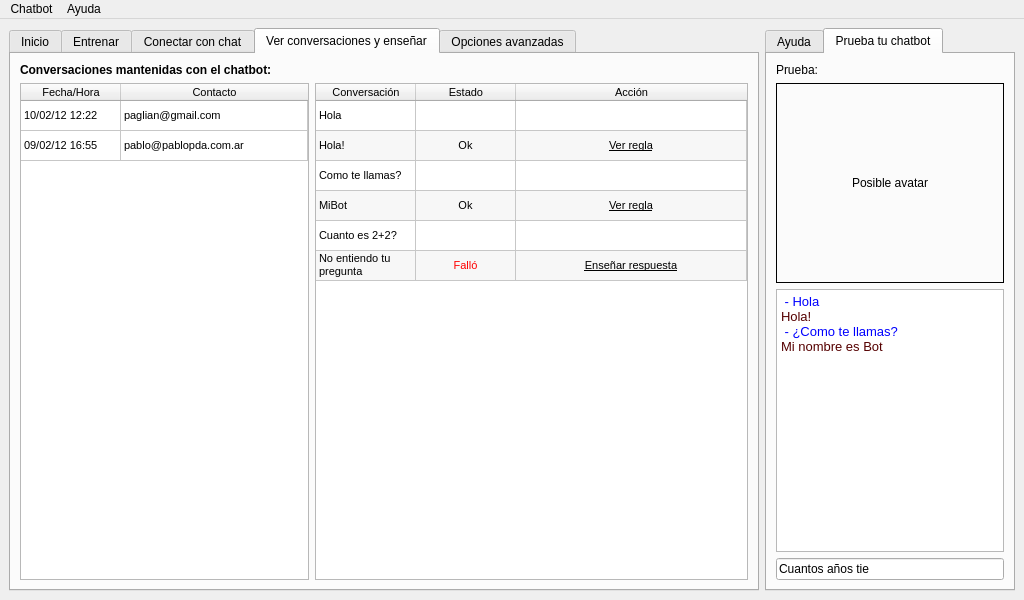
<?xml version="1.0" encoding="UTF-8"?>
<ui version="4.0">
 <class>SadoskyUIPrototype1</class>
 <widget class="QMainWindow" name="SadoskyUIPrototype1">
  <property name="geometry">
   <rect>
    <x>0</x>
    <y>0</y>
    <width>1024</width>
    <height>600</height>
   </rect>
  </property>
  <property name="windowTitle">
   <string>Chatbot</string>
  </property>
  <widget class="QWidget" name="centralwidget">
   <layout class="QGridLayout" name="gridLayout_2" columnstretch="3,1">
    <item row="1" column="0">
     <layout class="QGridLayout" name="gridLayout">
      <item row="0" column="0">
       <widget class="QTabWidget" name="tabWidget">
        <property name="currentIndex">
         <number>3</number>
        </property>
        <widget class="QWidget" name="tab_5">
         <attribute name="title">
          <string>Inicio</string>
         </attribute>
         <layout class="QGridLayout" name="gridLayout_6">
          <item row="0" column="0">
           <layout class="QGridLayout" name="gridLayout_5">
            <property name="horizontalSpacing">
             <number>6</number>
            </property>
            <property name="verticalSpacing">
             <number>12</number>
            </property>
            <item row="0" column="0">
             <widget class="QLabel" name="label_7">
              <property name="font">
               <font>
                <weight>50</weight>
                <bold>false</bold>
               </font>
              </property>
              <property name="text">
               <string>Bievenido! blah blah blah...</string>
              </property>
             </widget>
            </item>
            <item row="1" column="0">
             <spacer name="verticalSpacer_2">
              <property name="orientation">
               <enum>Qt::Vertical</enum>
              </property>
              <property name="sizeType">
               <enum>QSizePolicy::Fixed</enum>
              </property>
              <property name="sizeHint" stdset="0">
               <size>
                <width>20</width>
                <height>40</height>
               </size>
              </property>
             </spacer>
            </item>
            <item row="2" column="0">
             <layout class="QHBoxLayout" name="horizontalLayout_6">
              <item>
               <widget class="QLabel" name="label_8">
                <property name="sizePolicy">
                 <sizepolicy hsizetype="Fixed" vsizetype="Preferred">
                  <horstretch>0</horstretch>
                  <verstretch>0</verstretch>
                 </sizepolicy>
                </property>
                <property name="minimumSize">
                 <size>
                  <width>160</width>
                  <height>0</height>
                 </size>
                </property>
                <property name="baseSize">
                 <size>
                  <width>140</width>
                  <height>0</height>
                 </size>
                </property>
                <property name="text">
                 <string>Tu nombre:</string>
                </property>
               </widget>
              </item>
              <item>
               <widget class="QLineEdit" name="lineEdit_4">
                <property name="sizePolicy">
                 <sizepolicy hsizetype="Fixed" vsizetype="Fixed">
                  <horstretch>0</horstretch>
                  <verstretch>0</verstretch>
                 </sizepolicy>
                </property>
                <property name="minimumSize">
                 <size>
                  <width>200</width>
                  <height>0</height>
                 </size>
                </property>
                <property name="maximumSize">
                 <size>
                  <width>300</width>
                  <height>16777215</height>
                 </size>
                </property>
                <property name="baseSize">
                 <size>
                  <width>300</width>
                  <height>0</height>
                 </size>
                </property>
                <property name="text">
                 <string>Andres Pagliano</string>
                </property>
               </widget>
              </item>
              <item>
               <spacer name="horizontalSpacer_3">
                <property name="orientation">
                 <enum>Qt::Horizontal</enum>
                </property>
                <property name="sizeHint" stdset="0">
                 <size>
                  <width>40</width>
                  <height>20</height>
                 </size>
                </property>
               </spacer>
              </item>
             </layout>
            </item>
            <item row="3" column="0">
             <layout class="QHBoxLayout" name="horizontalLayout_7">
              <property name="spacing">
               <number>6</number>
              </property>
              <item>
               <widget class="QLabel" name="label_9">
                <property name="sizePolicy">
                 <sizepolicy hsizetype="Fixed" vsizetype="Preferred">
                  <horstretch>0</horstretch>
                  <verstretch>0</verstretch>
                 </sizepolicy>
                </property>
                <property name="minimumSize">
                 <size>
                  <width>160</width>
                  <height>0</height>
                 </size>
                </property>
                <property name="baseSize">
                 <size>
                  <width>140</width>
                  <height>0</height>
                 </size>
                </property>
                <property name="text">
                 <string>Nombre del chatbot:</string>
                </property>
               </widget>
              </item>
              <item>
               <widget class="QLineEdit" name="lineEdit_5">
                <property name="sizePolicy">
                 <sizepolicy hsizetype="Fixed" vsizetype="Fixed">
                  <horstretch>0</horstretch>
                  <verstretch>0</verstretch>
                 </sizepolicy>
                </property>
                <property name="minimumSize">
                 <size>
                  <width>200</width>
                  <height>0</height>
                 </size>
                </property>
                <property name="maximumSize">
                 <size>
                  <width>300</width>
                  <height>16777215</height>
                 </size>
                </property>
                <property name="baseSize">
                 <size>
                  <width>300</width>
                  <height>0</height>
                 </size>
                </property>
                <property name="text">
                 <string>MiBot</string>
                </property>
               </widget>
              </item>
              <item>
               <spacer name="horizontalSpacer_4">
                <property name="orientation">
                 <enum>Qt::Horizontal</enum>
                </property>
                <property name="sizeHint" stdset="0">
                 <size>
                  <width>40</width>
                  <height>20</height>
                 </size>
                </property>
               </spacer>
              </item>
             </layout>
            </item>
            <item row="8" column="0">
             <spacer name="verticalSpacer">
              <property name="orientation">
               <enum>Qt::Vertical</enum>
              </property>
              <property name="sizeHint" stdset="0">
               <size>
                <width>20</width>
                <height>40</height>
               </size>
              </property>
             </spacer>
            </item>
            <item row="6" column="0">
             <widget class="QSlider" name="horizontalSlider">
              <property name="maximum">
               <number>1000</number>
              </property>
              <property name="orientation">
               <enum>Qt::Horizontal</enum>
              </property>
              <property name="tickPosition">
               <enum>QSlider::TicksBelow</enum>
              </property>
              <property name="tickInterval">
               <number>200</number>
              </property>
             </widget>
            </item>
            <item row="4" column="0">
             <spacer name="verticalSpacer_5">
              <property name="orientation">
               <enum>Qt::Vertical</enum>
              </property>
              <property name="sizeType">
               <enum>QSizePolicy::Fixed</enum>
              </property>
              <property name="sizeHint" stdset="0">
               <size>
                <width>20</width>
                <height>40</height>
               </size>
              </property>
             </spacer>
            </item>
            <item row="5" column="0">
             <widget class="QLabel" name="label_14">
              <property name="text">
               <string>Flexibilidad del chatbot para encontrar respuestas:</string>
              </property>
             </widget>
            </item>
            <item row="7" column="0">
             <layout class="QHBoxLayout" name="horizontalLayout">
              <item>
               <widget class="QLabel" name="label_15">
                <property name="text">
                 <string>Flexible</string>
                </property>
               </widget>
              </item>
              <item>
               <spacer name="horizontalSpacer_5">
                <property name="orientation">
                 <enum>Qt::Horizontal</enum>
                </property>
                <property name="sizeHint" stdset="0">
                 <size>
                  <width>40</width>
                  <height>20</height>
                 </size>
                </property>
               </spacer>
              </item>
              <item>
               <widget class="QLabel" name="label_16">
                <property name="text">
                 <string>Rígido</string>
                </property>
               </widget>
              </item>
             </layout>
            </item>
           </layout>
          </item>
         </layout>
        </widget>
        <widget class="QWidget" name="tab">
         <attribute name="title">
          <string>Entrenar</string>
         </attribute>
         <layout class="QGridLayout" name="gridLayout_4">
          <item row="0" column="2">
           <layout class="QGridLayout" name="gridLayout_3" columnstretch="1,1,0,4">
            <item row="1" column="0" rowspan="10" colspan="2">
             <widget class="QTreeWidget" name="treeWidget">
              <property name="mouseTracking">
               <bool>true</bool>
              </property>
              <column>
               <property name="text">
                <string>Reglas</string>
               </property>
              </column>
              <item>
               <property name="text">
                <string>Saludos</string>
               </property>
               <item>
                <property name="text">
                 <string>Hola</string>
                </property>
               </item>
               <item>
                <property name="text">
                 <string>Buen día</string>
                </property>
               </item>
               <item>
                <property name="text">
                 <string>Buenas tardes</string>
                </property>
               </item>
              </item>
              <item>
               <property name="text">
                <string>Preguntas Personales</string>
               </property>
               <item>
                <property name="text">
                 <string>¿Cuál es tu nombre?</string>
                </property>
               </item>
               <item>
                <property name="text">
                 <string>¿Cuantos años tienes?</string>
                </property>
               </item>
              </item>
             </widget>
            </item>
            <item row="0" column="2" rowspan="13">
             <spacer name="horizontalSpacer">
              <property name="orientation">
               <enum>Qt::Horizontal</enum>
              </property>
              <property name="sizeType">
               <enum>QSizePolicy::Fixed</enum>
              </property>
              <property name="sizeHint" stdset="0">
               <size>
                <width>10</width>
                <height>20</height>
               </size>
              </property>
             </spacer>
            </item>
            <item row="0" column="0" colspan="2">
             <layout class="QHBoxLayout" name="horizontalLayout_3">
              <item>
               <widget class="QToolButton" name="toolButton_3">
                <property name="toolTip">
                 <string>Agregar regla</string>
                </property>
                <property name="text">
                 <string>+R</string>
                </property>
               </widget>
              </item>
              <item>
               <widget class="QToolButton" name="toolButton">
                <property name="toolTip">
                 <string>Borrar regla</string>
                </property>
                <property name="text">
                 <string> - R</string>
                </property>
               </widget>
              </item>
              <item>
               <widget class="QToolButton" name="toolButton_2">
                <property name="toolTip">
                 <string>Agregar categoría</string>
                </property>
                <property name="text">
                 <string>+C</string>
                </property>
               </widget>
              </item>
              <item>
               <widget class="QToolButton" name="toolButton_4">
                <property name="toolTip">
                 <string>Borrar categoría</string>
                </property>
                <property name="text">
                 <string>-C</string>
                </property>
               </widget>
              </item>
              <item>
               <spacer name="horizontalSpacer_2">
                <property name="orientation">
                 <enum>Qt::Horizontal</enum>
                </property>
                <property name="sizeHint" stdset="0">
                 <size>
                  <width>40</width>
                  <height>20</height>
                 </size>
                </property>
               </spacer>
              </item>
             </layout>
            </item>
            <item row="0" column="3">
             <widget class="QLabel" name="label">
              <property name="text">
               <string>Si el usuario escribe:</string>
              </property>
             </widget>
            </item>
            <item row="1" column="3">
             <widget class="QLineEdit" name="lineEdit">
              <property name="mouseTracking">
               <bool>true</bool>
              </property>
              <property name="text">
               <string>¿Cuál es tu nombre?</string>
              </property>
             </widget>
            </item>
            <item row="2" column="3">
             <widget class="QLabel" name="label_2">
              <property name="text">
               <string>O alguna de de las variantes:</string>
              </property>
             </widget>
            </item>
            <item row="4" column="3">
             <widget class="QLabel" name="label_3">
              <property name="text">
               <string>El chatbot responde:</string>
              </property>
             </widget>
            </item>
            <item row="5" column="3" rowspan="8">
             <widget class="QPlainTextEdit" name="plainTextEdit2">
              <property name="mouseTracking">
               <bool>true</bool>
              </property>
              <property name="plainText">
               <string>Mi nombre es MiBot</string>
              </property>
             </widget>
            </item>
            <item row="11" column="0" rowspan="2" colspan="2">
             <layout class="QHBoxLayout" name="horizontalLayout_4">
              <item>
               <widget class="QLabel" name="label_6">
                <property name="sizePolicy">
                 <sizepolicy hsizetype="Minimum" vsizetype="Preferred">
                  <horstretch>0</horstretch>
                  <verstretch>0</verstretch>
                 </sizepolicy>
                </property>
                <property name="text">
                 <string>Buscar regla:</string>
                </property>
               </widget>
              </item>
              <item>
               <widget class="QLineEdit" name="lineEdit_3"/>
              </item>
             </layout>
            </item>
            <item row="3" column="3">
             <widget class="QPlainTextEdit" name="plainTextEdit">
              <property name="mouseTracking">
               <bool>true</bool>
              </property>
              <property name="plainText">
               <string>¿Como te llamas?
¿Que nombre tienes?
¿Que nombre tenés?</string>
              </property>
             </widget>
            </item>
           </layout>
          </item>
         </layout>
        </widget>
        <widget class="QWidget" name="tab_2">
         <attribute name="title">
          <string>Conectar con chat</string>
         </attribute>
         <layout class="QGridLayout" name="gridLayout_8">
          <item row="0" column="0">
           <layout class="QGridLayout" name="gridLayout_7">
            <item row="1" column="0">
             <widget class="QRadioButton" name="radioButton">
              <property name="text">
               <string>Facebook</string>
              </property>
              <property name="checked">
               <bool>true</bool>
              </property>
             </widget>
            </item>
            <item row="2" column="0">
             <widget class="QRadioButton" name="radioButton_2">
              <property name="text">
               <string>Google Talk</string>
              </property>
             </widget>
            </item>
            <item row="3" column="0">
             <widget class="QRadioButton" name="radioButton_3">
              <property name="text">
               <string>Otro Servidor XMPP</string>
              </property>
             </widget>
            </item>
            <item row="6" column="0">
             <spacer name="verticalSpacer_3">
              <property name="orientation">
               <enum>Qt::Vertical</enum>
              </property>
              <property name="sizeHint" stdset="0">
               <size>
                <width>20</width>
                <height>40</height>
               </size>
              </property>
             </spacer>
            </item>
            <item row="0" column="0">
             <widget class="QLabel" name="label_10">
              <property name="font">
               <font>
                <weight>75</weight>
                <bold>true</bold>
               </font>
              </property>
              <property name="text">
               <string>Conectar con chat:</string>
              </property>
             </widget>
            </item>
            <item row="5" column="0">
             <layout class="QHBoxLayout" name="horizontalLayout_8">
              <item>
               <widget class="QLabel" name="label_12">
                <property name="text">
                 <string>Usuario:</string>
                </property>
               </widget>
              </item>
              <item>
               <widget class="QLineEdit" name="lineEdit_6">
                <property name="text">
                 <string>user</string>
                </property>
               </widget>
              </item>
              <item>
               <widget class="QLabel" name="label_11">
                <property name="text">
                 <string>Contraseña:</string>
                </property>
               </widget>
              </item>
              <item>
               <widget class="QLineEdit" name="lineEdit_7">
                <property name="text">
                 <string>xxxxx</string>
                </property>
                <property name="echoMode">
                 <enum>QLineEdit::Password</enum>
                </property>
               </widget>
              </item>
              <item>
               <widget class="QPushButton" name="pushButton">
                <property name="text">
                 <string>Conectar</string>
                </property>
               </widget>
              </item>
             </layout>
            </item>
            <item row="4" column="0">
             <spacer name="verticalSpacer_4">
              <property name="orientation">
               <enum>Qt::Vertical</enum>
              </property>
              <property name="sizeType">
               <enum>QSizePolicy::Fixed</enum>
              </property>
              <property name="sizeHint" stdset="0">
               <size>
                <width>20</width>
                <height>40</height>
               </size>
              </property>
             </spacer>
            </item>
           </layout>
          </item>
         </layout>
        </widget>
        <widget class="QWidget" name="tab_3">
         <attribute name="title">
          <string>Ver conversaciones y enseñar</string>
         </attribute>
         <layout class="QGridLayout" name="gridLayout_9">
          <item row="0" column="0">
           <layout class="QGridLayout" name="gridLayout_10" columnstretch="2,3">
            <item row="1" column="0">
             <widget class="QTableWidget" name="tableWidget">
              <property name="font">
               <font>
                <pointsize>8</pointsize>
               </font>
              </property>
              <property name="selectionMode">
               <enum>QAbstractItemView::SingleSelection</enum>
              </property>
              <property name="selectionBehavior">
               <enum>QAbstractItemView::SelectRows</enum>
              </property>
              <attribute name="horizontalHeaderStretchLastSection">
               <bool>true</bool>
              </attribute>
              <attribute name="verticalHeaderVisible">
               <bool>false</bool>
              </attribute>
              <row>
               <property name="text">
                <string>New Row</string>
               </property>
              </row>
              <row>
               <property name="text">
                <string>New Row</string>
               </property>
              </row>
              <column>
               <property name="text">
                <string>Fecha/Hora</string>
               </property>
              </column>
              <column>
               <property name="text">
                <string>Contacto</string>
               </property>
              </column>
              <item row="0" column="0">
               <property name="text">
                <string>10/02/12 12:22</string>
               </property>
              </item>
              <item row="0" column="1">
               <property name="text">
                <string>paglian@gmail.com</string>
               </property>
              </item>
              <item row="1" column="0">
               <property name="text">
                <string>09/02/12 16:55</string>
               </property>
              </item>
              <item row="1" column="1">
               <property name="text">
                <string>pablo@pablopda.com.ar</string>
               </property>
              </item>
             </widget>
            </item>
            <item row="0" column="0" colspan="2">
             <widget class="QLabel" name="label_13">
              <property name="font">
               <font>
                <weight>75</weight>
                <bold>true</bold>
               </font>
              </property>
              <property name="text">
               <string>Conversaciones mantenidas con el chatbot:</string>
              </property>
             </widget>
            </item>
            <item row="1" column="1">
             <widget class="QTableWidget" name="tableWidget2">
              <property name="font">
               <font>
                <pointsize>8</pointsize>
               </font>
              </property>
              <property name="horizontalScrollBarPolicy">
               <enum>Qt::ScrollBarAlwaysOff</enum>
              </property>
              <property name="editTriggers">
               <set>QAbstractItemView::NoEditTriggers</set>
              </property>
              <property name="alternatingRowColors">
               <bool>true</bool>
              </property>
              <property name="selectionMode">
               <enum>QAbstractItemView::NoSelection</enum>
              </property>
              <attribute name="horizontalHeaderStretchLastSection">
               <bool>true</bool>
              </attribute>
              <attribute name="verticalHeaderVisible">
               <bool>false</bool>
              </attribute>
              <row>
               <property name="text">
                <string>Contacto</string>
               </property>
              </row>
              <row>
               <property name="text">
                <string>Chatbot</string>
               </property>
              </row>
              <row>
               <property name="text">
                <string>Contacto</string>
               </property>
              </row>
              <row>
               <property name="text">
                <string>Chatbot</string>
               </property>
              </row>
              <row>
               <property name="text">
                <string>Contacto</string>
               </property>
              </row>
              <row>
               <property name="text">
                <string>Chatbot</string>
               </property>
              </row>
              <column>
               <property name="text">
                <string>Conversación</string>
               </property>
              </column>
              <column>
               <property name="text">
                <string>Estado</string>
               </property>
              </column>
              <column>
               <property name="text">
                <string>Acción</string>
               </property>
              </column>
              <item row="0" column="0">
               <property name="text">
                <string>Hola</string>
               </property>
              </item>
              <item row="0" column="1">
               <property name="text">
                <string/>
               </property>
              </item>
              <item row="0" column="2">
               <property name="text">
                <string/>
               </property>
              </item>
              <item row="1" column="0">
               <property name="text">
                <string>Hola!</string>
               </property>
              </item>
              <item row="1" column="1">
               <property name="text">
                <string>Ok</string>
               </property>
               <property name="textAlignment">
                <set>AlignHCenter|AlignVCenter|AlignCenter</set>
               </property>
               <property name="foreground">
                <brush brushstyle="NoBrush">
                 <color alpha="255">
                  <red>85</red>
                  <green>170</green>
                  <blue>0</blue>
                 </color>
                </brush>
               </property>
              </item>
              <item row="1" column="2">
               <property name="text">
                <string>Ver regla</string>
               </property>
               <property name="font">
                <font>
                 <underline>true</underline>
                </font>
               </property>
               <property name="textAlignment">
                <set>AlignHCenter|AlignVCenter|AlignCenter</set>
               </property>
               <property name="foreground">
                <brush brushstyle="NoBrush">
                 <color alpha="255">
                  <red>0</red>
                  <green>0</green>
                  <blue>255</blue>
                 </color>
                </brush>
               </property>
              </item>
              <item row="2" column="0">
               <property name="text">
                <string>Como te llamas?</string>
               </property>
              </item>
              <item row="2" column="2">
               <property name="text">
                <string/>
               </property>
               <property name="foreground">
                <brush brushstyle="NoBrush">
                 <color alpha="255">
                  <red>0</red>
                  <green>0</green>
                  <blue>255</blue>
                 </color>
                </brush>
               </property>
              </item>
              <item row="3" column="0">
               <property name="text">
                <string>MiBot</string>
               </property>
              </item>
              <item row="3" column="1">
               <property name="text">
                <string>Ok</string>
               </property>
               <property name="textAlignment">
                <set>AlignHCenter|AlignVCenter|AlignCenter</set>
               </property>
               <property name="foreground">
                <brush brushstyle="NoBrush">
                 <color alpha="255">
                  <red>85</red>
                  <green>170</green>
                  <blue>0</blue>
                 </color>
                </brush>
               </property>
              </item>
              <item row="3" column="2">
               <property name="text">
                <string>Ver regla</string>
               </property>
               <property name="font">
                <font>
                 <underline>true</underline>
                </font>
               </property>
               <property name="textAlignment">
                <set>AlignHCenter|AlignVCenter|AlignCenter</set>
               </property>
               <property name="foreground">
                <brush brushstyle="NoBrush">
                 <color alpha="255">
                  <red>0</red>
                  <green>0</green>
                  <blue>255</blue>
                 </color>
                </brush>
               </property>
              </item>
              <item row="4" column="0">
               <property name="text">
                <string>Cuanto es 2+2?</string>
               </property>
              </item>
              <item row="5" column="0">
               <property name="text">
                <string>No entiendo tu pregunta</string>
               </property>
              </item>
              <item row="5" column="1">
               <property name="text">
                <string>Falló</string>
               </property>
               <property name="textAlignment">
                <set>AlignHCenter|AlignVCenter|AlignCenter</set>
               </property>
               <property name="background">
                <brush brushstyle="NoBrush">
                 <color alpha="255">
                  <red>0</red>
                  <green>0</green>
                  <blue>0</blue>
                 </color>
                </brush>
               </property>
               <property name="foreground">
                <brush brushstyle="SolidPattern">
                 <color alpha="255">
                  <red>255</red>
                  <green>0</green>
                  <blue>0</blue>
                 </color>
                </brush>
               </property>
              </item>
              <item row="5" column="2">
               <property name="text">
                <string>Enseñar respuesta</string>
               </property>
               <property name="font">
                <font>
                 <underline>true</underline>
                </font>
               </property>
               <property name="textAlignment">
                <set>AlignHCenter|AlignVCenter|AlignCenter</set>
               </property>
               <property name="foreground">
                <brush brushstyle="NoBrush">
                 <color alpha="255">
                  <red>0</red>
                  <green>0</green>
                  <blue>255</blue>
                 </color>
                </brush>
               </property>
              </item>
             </widget>
            </item>
           </layout>
          </item>
         </layout>
        </widget>
        <widget class="QWidget" name="tab_6">
         <attribute name="title">
          <string>Opciones avanzadas</string>
         </attribute>
        </widget>
       </widget>
      </item>
     </layout>
    </item>
    <item row="1" column="1">
     <widget class="QTabWidget" name="verticalTabWidget">
      <property name="currentIndex">
       <number>1</number>
      </property>
      <widget class="QWidget" name="tab_4">
       <attribute name="title">
        <string>Ayuda</string>
       </attribute>
       <widget class="QLabel" name="label_5">
        <property name="geometry">
         <rect>
          <x>10</x>
          <y>10</y>
          <width>221</width>
          <height>221</height>
         </rect>
        </property>
        <property name="text">
         <string>La ayuda se actualiza en esta zona a medida que el usuario mueve el mouse sobre los controles</string>
        </property>
        <property name="alignment">
         <set>Qt::AlignLeading|Qt::AlignLeft|Qt::AlignTop</set>
        </property>
        <property name="wordWrap">
         <bool>true</bool>
        </property>
       </widget>
      </widget>
      <widget class="QWidget" name="verticalTabWidgetPage1">
       <attribute name="title">
        <string>Prueba tu chatbot</string>
       </attribute>
       <layout class="QVBoxLayout" name="verticalLayout">
        <item>
         <widget class="QLabel" name="label_4">
          <property name="text">
           <string>Prueba:</string>
          </property>
         </widget>
        </item>
        <item>
         <widget class="QLabel" name="label_17">
          <property name="minimumSize">
           <size>
            <width>0</width>
            <height>200</height>
           </size>
          </property>
          <property name="frameShape">
           <enum>QFrame::Box</enum>
          </property>
          <property name="frameShadow">
           <enum>QFrame::Plain</enum>
          </property>
          <property name="text">
           <string>Posible avatar</string>
          </property>
          <property name="alignment">
           <set>Qt::AlignCenter</set>
          </property>
         </widget>
        </item>
        <item>
         <widget class="QTextEdit" name="textEdit_2">
          <property name="readOnly">
           <bool>true</bool>
          </property>
          <property name="html">
           <string>&lt;!DOCTYPE HTML PUBLIC &quot;-//W3C//DTD HTML 4.0//EN&quot; &quot;http://www.w3.org/TR/REC-html40/strict.dtd&quot;&gt;
&lt;html&gt;&lt;head&gt;&lt;meta name=&quot;qrichtext&quot; content=&quot;1&quot; /&gt;&lt;style type=&quot;text/css&quot;&gt;
p, li { white-space: pre-wrap; }
&lt;/style&gt;&lt;/head&gt;&lt;body style=&quot; font-family:'Cantarell'; font-size:10pt; font-weight:400; font-style:normal;&quot;&gt;
&lt;p style=&quot; margin-top:0px; margin-bottom:0px; margin-left:0px; margin-right:0px; -qt-block-indent:0; text-indent:0px;&quot;&gt;&lt;span style=&quot; color:#0000ff;&quot;&gt; - Hola&lt;/span&gt;&lt;/p&gt;
&lt;p style=&quot; margin-top:0px; margin-bottom:0px; margin-left:0px; margin-right:0px; -qt-block-indent:0; text-indent:0px;&quot;&gt;&lt;span style=&quot; color:#550000;&quot;&gt;Hola!&lt;/span&gt;&lt;/p&gt;
&lt;p style=&quot; margin-top:0px; margin-bottom:0px; margin-left:0px; margin-right:0px; -qt-block-indent:0; text-indent:0px;&quot;&gt;&lt;span style=&quot; color:#0000ff;&quot;&gt; - ¿Como te llamas?&lt;/span&gt;&lt;/p&gt;
&lt;p style=&quot; margin-top:0px; margin-bottom:0px; margin-left:0px; margin-right:0px; -qt-block-indent:0; text-indent:0px;&quot;&gt;&lt;span style=&quot; color:#550000;&quot;&gt;Mi nombre es Bot&lt;/span&gt;&lt;/p&gt;&lt;/body&gt;&lt;/html&gt;</string>
          </property>
         </widget>
        </item>
        <item>
         <widget class="QLineEdit" name="lineEdit_2">
          <property name="text">
           <string>Cuantos años tie</string>
          </property>
         </widget>
        </item>
       </layout>
      </widget>
     </widget>
    </item>
   </layout>
  </widget>
  <widget class="QMenuBar" name="menubar">
   <property name="geometry">
    <rect>
     <x>0</x>
     <y>0</y>
     <width>1024</width>
     <height>27</height>
    </rect>
   </property>
   <widget class="QMenu" name="menuArchivo">
    <property name="title">
     <string>Chatbot</string>
    </property>
    <addaction name="actionAbrir"/>
    <addaction name="actionGuardar"/>
    <addaction name="actionGuardar_como"/>
    <addaction name="separator"/>
    <addaction name="actionSalir"/>
   </widget>
   <widget class="QMenu" name="menuAyuda">
    <property name="title">
     <string>Ayuda</string>
    </property>
    <addaction name="actionMostrar_ayuda"/>
    <addaction name="actionReportar_un_error"/>
    <addaction name="separator"/>
    <addaction name="actionAcerca_de"/>
   </widget>
   <addaction name="menuArchivo"/>
   <addaction name="menuAyuda"/>
  </widget>
  <action name="actionAbrir">
   <property name="text">
    <string>Abrir...</string>
   </property>
   <property name="shortcut">
    <string>Ctrl+O</string>
   </property>
  </action>
  <action name="actionGuardar">
   <property name="text">
    <string>Guardar</string>
   </property>
   <property name="shortcut">
    <string>Ctrl+S</string>
   </property>
  </action>
  <action name="actionSalir">
   <property name="text">
    <string>Salir</string>
   </property>
   <property name="shortcut">
    <string>Ctrl+Q</string>
   </property>
  </action>
  <action name="actionGuardar_como">
   <property name="text">
    <string>Guardar como...</string>
   </property>
   <property name="shortcut">
    <string>Ctrl+Shift+S</string>
   </property>
  </action>
  <action name="actionMostrar_ayuda">
   <property name="text">
    <string>Mostrar ayuda</string>
   </property>
   <property name="shortcut">
    <string>F1</string>
   </property>
  </action>
  <action name="actionReportar_un_error">
   <property name="text">
    <string>Reportar un error</string>
   </property>
  </action>
  <action name="actionAcerca_de">
   <property name="text">
    <string>Acerca de...</string>
   </property>
  </action>
 </widget>
 <resources/>
 <connections/>
</ui>
